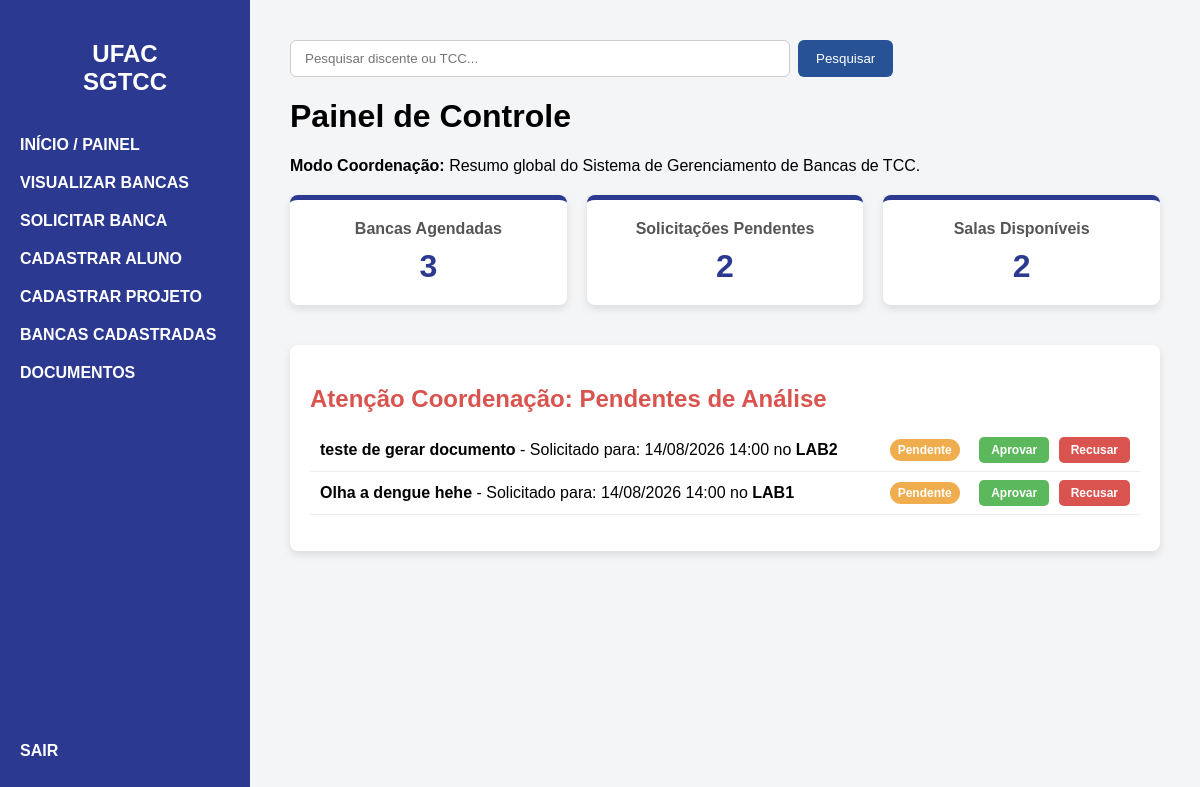
Page /dashboard/ (signed in) on the earlier database version.
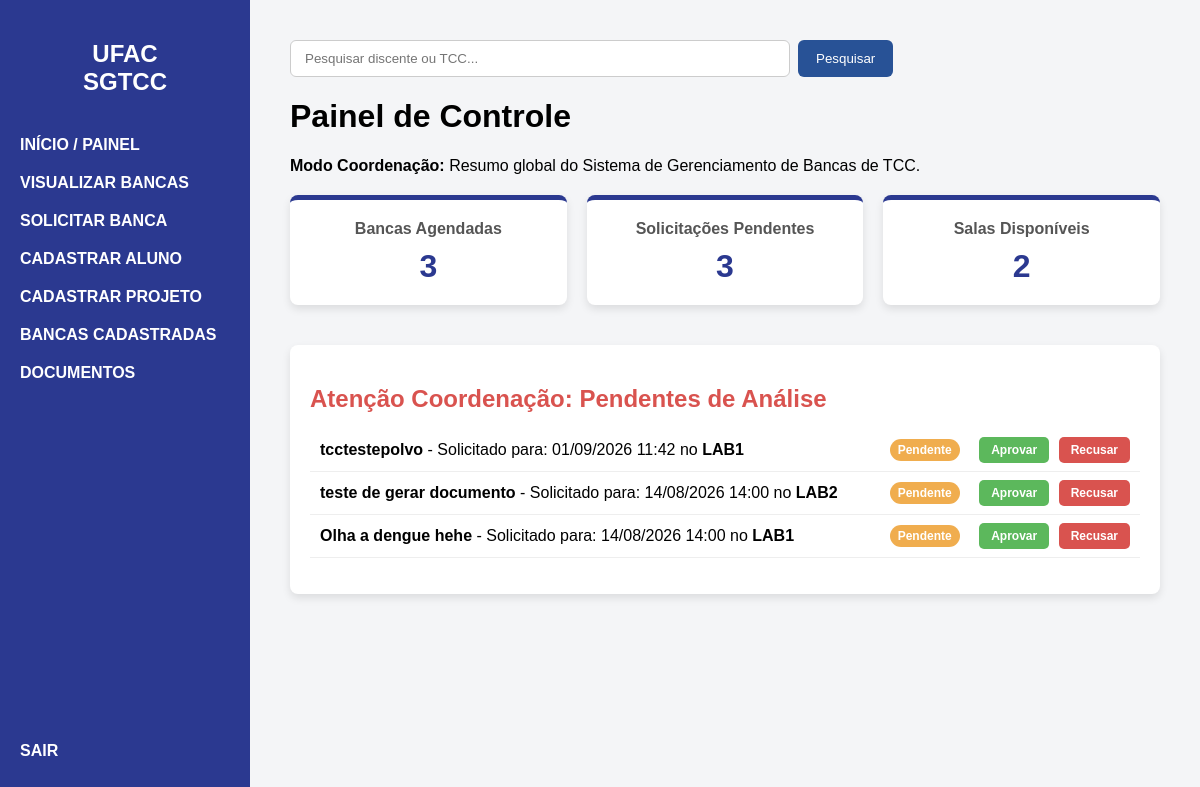
Same page on the later database version.
### bancasapp/models.py (models this page shows, shortened)
class SolicitacaoAgendamento(models.Model):
    STATUS_SOLICITACAO = (
        ('EM_ANÁLISE', 'Em Análise'),
        ('APROVADA', 'Aprovada'),
        ('RECUSADA', 'Recusada'),
    )
    usuario_solicitante = models.ForeignKey(pUsuario, on_delete=models.CASCADE)
    projeto_tcc = models.ForeignKey(ProjetoTCC, on_delete=models.CASCADE)
    espaco = models.ForeignKey(EspacoFisico, on_delete=models.CASCADE)
    opcao_data_inicio = models.DateTimeField()
    opcao_data_fim = models.DateTimeField()
    status = models.CharField(max_length=15, choices=STATUS_SOLICITACAO, default='EM_ANÁLISE')

class ProjetoTCC(models.Model):
    STATUS_TIPO = (
        ('EM_ANÁLISE', 'Em Análise'),
        ('APROVADO', 'Aprovado'),
        ('RECUSADA', 'Recusada'),
    )
    titulo = models.CharField(max_length=255)
    resumo = models.TextField()
    semestre_letivo = models.CharField(max_length=6)
    discente = models.ForeignKey(Discente, on_delete=models.CASCADE)
    status = models.CharField(max_length=15, choices=STATUS_TIPO, default='EM_ANÁLISE')

class EspacoFisico(models.Model):
    nome = models.CharField(max_length=255)
    def __str__(self):
        return self.nome

### bancasapp/views.py (the view, shortened to what this page needs)
# urls.py: path('dashboard/', views.dashboard, name='dashboard'),
@usuario_interno_required
def dashboard(request):
    is_coordenacao = usuario_e_coordenacao(
        request.user
    )
    if is_coordenacao:
        total_bancas = (
            SolicitacaoAgendamento.objects.filter(
                status='APROVADA'
            ).count()
        )
        total_pendentes = (
            SolicitacaoAgendamento.objects.filter(
                status='EM_ANÁLISE'
            ).count()
        )
        ultimos_pedidos = (
            SolicitacaoAgendamento.objects
            .select_related(
                'projeto_tcc',
                'projeto_tcc__discente',
                'espaco',
                'usuario_solicitante',
                'usuario_solicitante__usuario'
            )
            .filter(
                status='EM_ANÁLISE'
            )
            .order_by('-id')[:5]
        )
    total_salas = EspacoFisico.objects.count()
    contexto = {
        'total_bancas': total_bancas,
        'total_pendentes': total_pendentes,
        'total_salas': total_salas,
        'is_coordenacao': is_coordenacao,
        'ultimos_pedidos': ultimos_pedidos,
    }
    return render(
        request,
        'dashboard.html',
        contexto
    )

### bancasapp/permissions.py (called while the page is built, shortened)
def usuario_e_coordenacao(user):
    if not user.is_authenticated:
        return False
    return (
        user.is_superuser
        or pUsuario.objects.filter(
            usuario=user,
            perfil='COORDENACAO'
        ).exists()
    )

def usuario_interno_required(view_func):
    @login_required(login_url='login')
    @wraps(view_func)
    def wrapper(request, *args, **kwargs):
        usuario_permitido = (
            usuario_e_coordenacao(request.user)
            or usuario_e_docente(request.user)
        )
        if usuario_permitido:
            return view_func(request, *args, **kwargs)
    return wrapper

### templates/dashboard.html
{% extends 'base.html' %}
{% block content %}
    <div class="dashboard-header">
        <h1>Painel de Controle</h1>
        {% if is_coordenacao %}
            <p><strong>Modo Coordenação:</strong> Resumo global do Sistema de Gerenciamento de Bancas de TCC.</p>
        {% else %}
            <p>Resumo dos seus agendamentos de Bancas de TCC.</p>
        {% endif %}
    </div>
    <div class="dashboard-cards">
        <div class="card">
            <h3>Bancas Agendadas</h3>
            <p>{{ total_bancas }}</p>
        </div>
        <div class="card">
            <h3>Solicitações Pendentes</h3>
            <p>{{ total_pendentes }}</p>
        </div>
        <div class="card">
            <h3>Salas Disponíveis</h3>
            <p>{{ total_salas }}</p>
        </div>
    </div>
    {% if is_coordenacao %}
        <div class="coordenacao-panel" style="margin-top: 40px; background-color: white; padding: 20px; border-radius: 8px; box-shadow: 0 4px 8px rgba(0,0,0,0.1);">
            <h2 style="color: #d9534f; margin-bottom: 15px;">Atenção Coordenação: Pendentes de Análise</h2>
            {% if ultimos_pedidos %}
                <ul style="list-style: none; padding: 0;">
                    {% for pedido in ultimos_pedidos %}
                        <li style="padding: 10px; border-bottom: 1px solid #eee; display: flex; justify-content: space-between; align-items: center;">
                            <span><strong>{{ pedido.projeto_tcc.titulo }}</strong> - Solicitado para: {{ pedido.opcao_data_inicio|date:"d/m/Y H:i" }} no <strong>{{ pedido.espaco }}</strong></span>
                            <div>
                                <span class="status-badge status-analise" style="background-color: #f0ad4e; padding: 4px 8px; border-radius: 12px; color: white; font-size: 12px; margin-right: 15px;">Pendente</span>
                                <a href="{% url 'avaliar_solicitacao' pedido.id 'aprovar' %}" style="text-decoration: none; background-color: #5cb85c; color: white; padding: 6px 12px; border-radius: 5px; font-size: 12px; font-weight: bold; margin-right: 5px;">Aprovar</a>
                                <a href="{% url 'avaliar_solicitacao' pedido.id 'recusar' %}" style="text-decoration: none; background-color: #d9534f; color: white; padding: 6px 12px; border-radius: 5px; font-size: 12px; font-weight: bold;">Recusar</a>
                            </div>
                        </li>
                    {% endfor %}
                </ul>
            {% else %}
                <p>Nenhuma solicitação aguardando análise no momento. Ótimo trabalho!</p>
            {% endif %}
        </div>
    {% endif %}
{% endblock %}

Differences in the rows shown:
added SolicitacaoAgendamento: projeto_tcc.titulo "tcctestepolvo", opcao_data_inicio "01/09/2026 11:42", espaco "LAB1"
Other differences:
{{ total_pendentes }}: "2" → "3"
